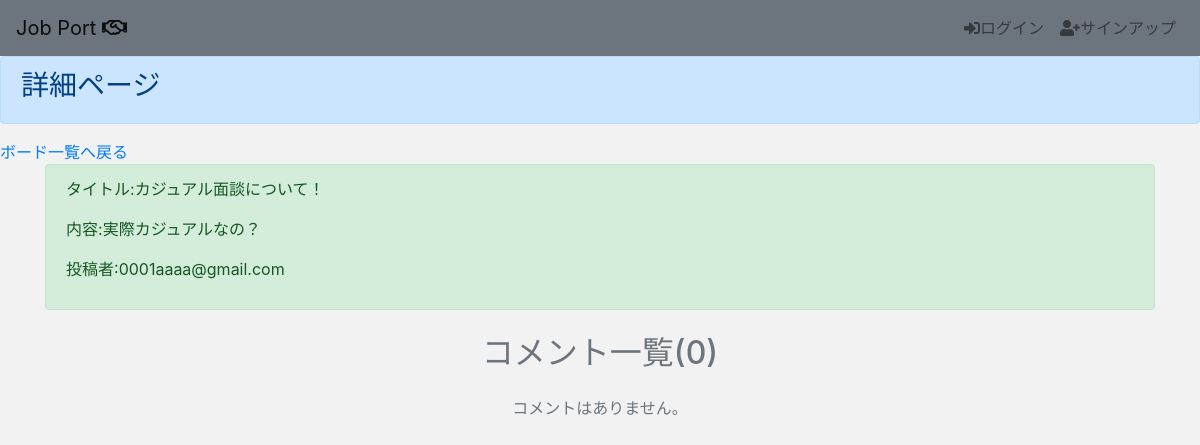
Before: /jpapp/boards/2/ with the older database file.
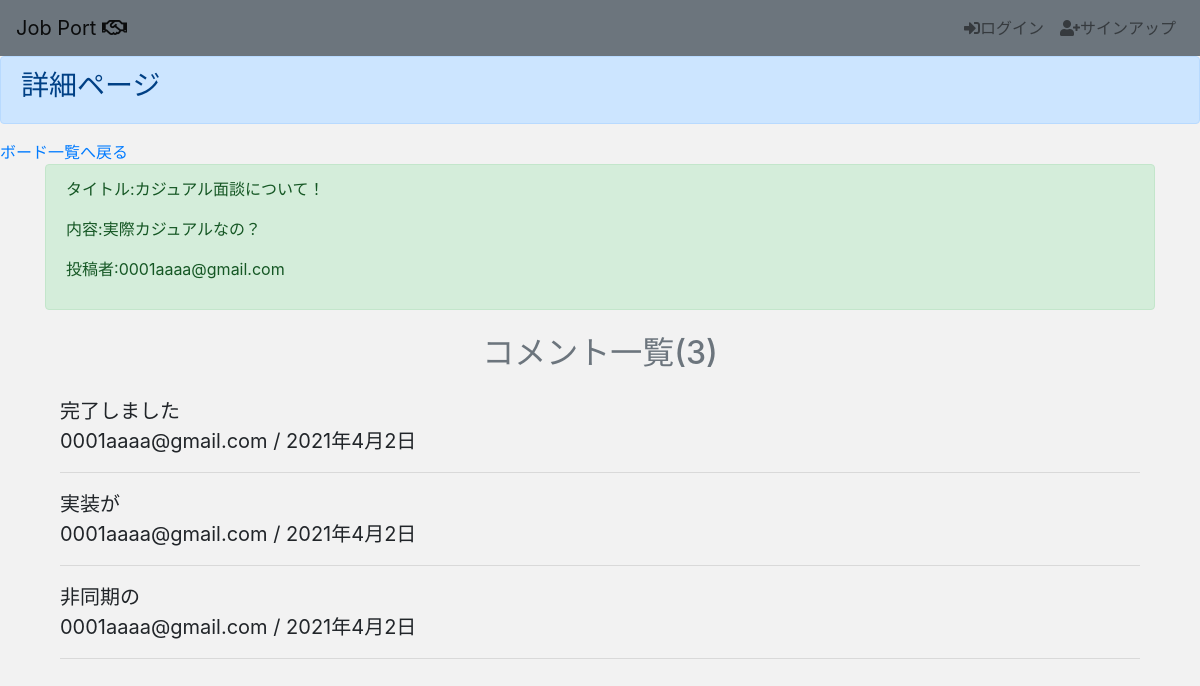
After: the same page with the newer database file.
### jpapp/models.py (models this page shows, shortened)
class Comment(models.Model):
   text = models.TextField('コメント')
   board = models.ForeignKey(Board, on_delete=models.CASCADE, related_name='comments')
   user = models.ForeignKey(User, on_delete=models.CASCADE)
   created_at = models.DateTimeField('投稿日', default=timezone.now)

### jpapp/views.py (the view)
# urls.py: path('boards/<int:pk>/', boards_detail, name='boards_detail'),
def boards_detail(request, pk):
    board = get_object_or_404(Board, id=pk)
    comments = Comment.objects.filter(board=board).order_by('-created_at')
    if request.method == "POST":
        form = CommentForm(request.POST or None)
        if form.is_valid():
            text = request.POST.get('text')
            comment = Comment.objects.create(board=board, user=request.user, text=text)
            comment.save()
    else:
        form = CommentForm()
    context = {
        'board': board,
        'comments': comments,
        'form': form,
    }
    if request.is_ajax():
       html = render_to_string('jpapp/comment.html', context, request=request )
       return JsonResponse({'form': html})
    return render(request, 'jpapp/boards/detail.html', {'board': board, 'form': form, 'comments': comments})

### templates/jpapp/boards/detail.html
{% extends "jpapp/base.html" %}
{% block content %}
<div class="alert alert-primary" role="alert">
    <h3>詳細ページ</h3>
</div>
<a href="{% url 'jpapp:boards_list' %}">ボード一覧へ戻る</a>
<div class="container">
  <div class="alert alert-success" role="alert">
    <p>タイトル:{{ board.board_title }}</p>
    <p>内容:{{ board.board_content }}</p>
    <p>投稿者:{{ board.user }}</p>
  </div>
  <div class="main-comment-section">
    {% include 'jpapp/comment.html' %}
   </div>
</div>
{% endblock %}

### templates/jpapp/comment.html (shortened to what this page needs)
<div class="container">
  <h2 class="text-center text-secondary my-4">コメント一覧({{comments.count}})</h2>
  {% for comment in comments %}
    <blockquote class="blockquote blockquote-reverse" id="boards">
      <p class="mb-0">{{comment.text }}</p>
      <p>{{ comment.user.username }} / {{comment.created_at|date:"Y年n月j日"}}
    </blockquote>
  <hr>
  {% empty %}
    <p class="text-secondary text-center">コメントはありません。</p>
  {% endfor %}
  </div>

Changed rows visible on the page:
added Comment: text "完了しました", user.username "0001aaaa@gmail.com", created_at "2021年4月2日"
added Comment: text "実装が", user.username "0001aaaa@gmail.com", created_at "2021年4月2日"
added Comment: text "非同期の", user.username "0001aaaa@gmail.com", created_at "2021年4月2日"
Other visible differences:
{{ comments.count }}: "0" → "3"
text no longer shown: "コメントはありません。"
